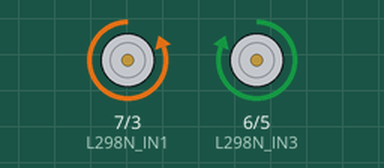
Recording of a sketch running on a simulated Arduino Uno, built with avr-gcc and run on an emulated ATmega328P. Parts: motor-driver pin pairs drawn as motors (green arrow = first pin HIGH = forward, orange = second pin HIGH = backward, longer = more drive, scaled by the enable pin).

Above: at 2.5 s.
At 7.5 s:
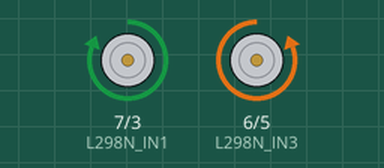
At 11.5 s:
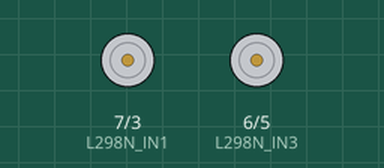
Timing chart, 0 to 16.9 s (numbered marks = the images above):
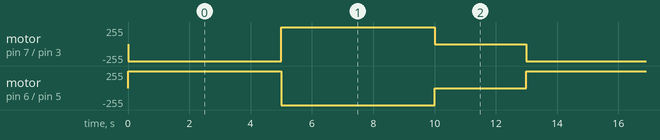

The sketch:

Motor_test.ino
```cpp
const int L298N_IN1 = 7;
const int L298N_IN2 = 3;
const int L298N_IN3 = 6;
const int L298N_IN4 = 5;
const int L298N_ENA = 11;
const int L298N_ENB = 10;


void setup() {
  pinMode (L298N_IN1, OUTPUT);
  pinMode (L298N_IN2, OUTPUT);
  pinMode (L298N_IN3, OUTPUT);
  pinMode (L298N_IN4, OUTPUT);
  pinMode (L298N_ENA, OUTPUT);
  pinMode (L298N_ENB, OUTPUT);

  digitalWrite(L298N_IN1, LOW);
  digitalWrite(L298N_IN2, LOW);
  digitalWrite(L298N_IN3, LOW);
  digitalWrite(L298N_IN4, LOW);
  analogWrite(L298N_ENA, LOW);
  analogWrite(L298N_ENB, LOW);
}

void forward(int speed){
  digitalWrite(L298N_IN1, LOW);
  digitalWrite(L298N_IN2, HIGH);
  digitalWrite(L298N_IN3, HIGH);
  digitalWrite(L298N_IN4, LOW);
  analogWrite(L298N_ENA, speed);
  analogWrite(L298N_ENB, speed);
}

void backward(int speed){
  digitalWrite(L298N_IN1, HIGH);
  digitalWrite(L298N_IN2, LOW);
  digitalWrite(L298N_IN3, LOW);
  digitalWrite(L298N_IN4, HIGH);
  analogWrite(L298N_ENA, speed);
  analogWrite(L298N_ENB, speed);
}

void stall(){
  digitalWrite(L298N_IN1, LOW);
  digitalWrite(L298N_IN2, LOW);
  digitalWrite(L298N_IN3, LOW);
  digitalWrite(L298N_IN4, LOW);
  analogWrite(L298N_ENA, LOW);
  analogWrite(L298N_ENB, LOW);
}

void loop() {
  int speed = 255;
  forward(speed);
  delay(5000);
  backward(speed);
  delay(5000);
  stall();
  delay(3000);
}
```

Measured:
- by itself, motor on pin 7 (L298N_IN1) / pin 3 (L298N_IN2): repeats every 13.0 s: forward 255/255 5.0 s, stopped 3.0 s, backward 255/255 5.0 s
- by itself, motor on pin 6 (L298N_IN3) / pin 5 (L298N_IN4): repeats every 13.0 s: backward 255/255 5.0 s, stopped 3.0 s, forward 255/255 5.0 s
